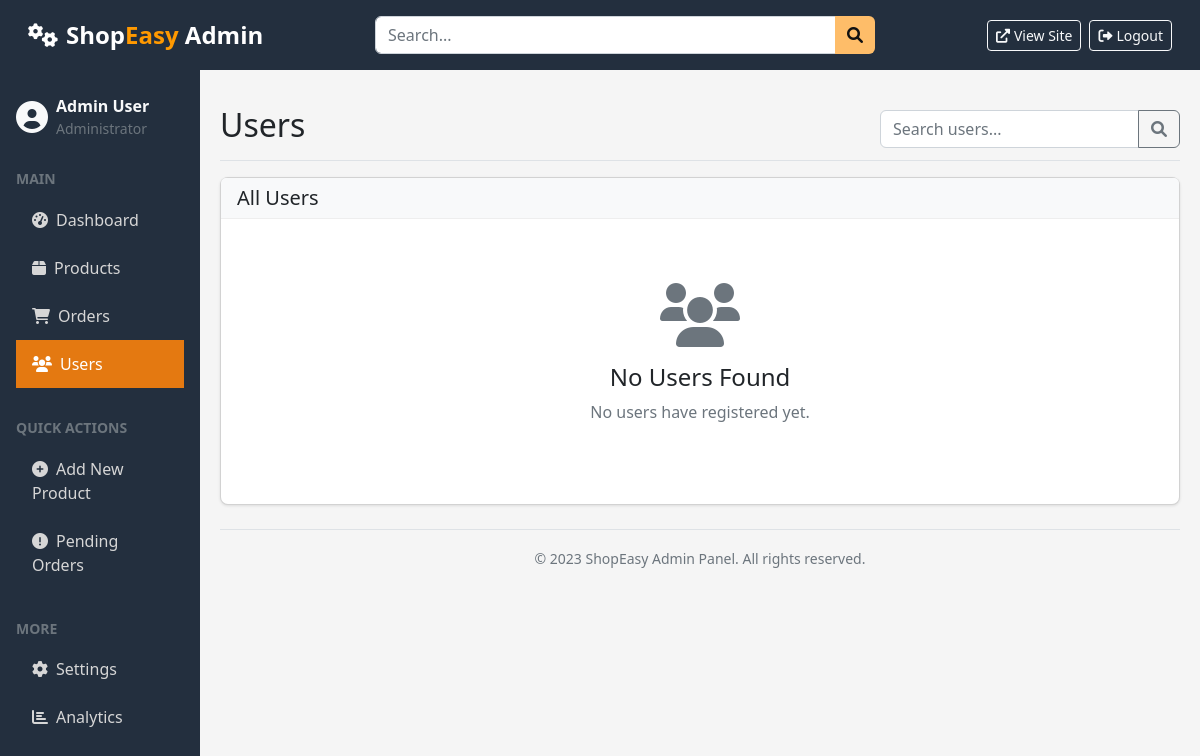
Before: /admin/users (signed in) with the older database file.
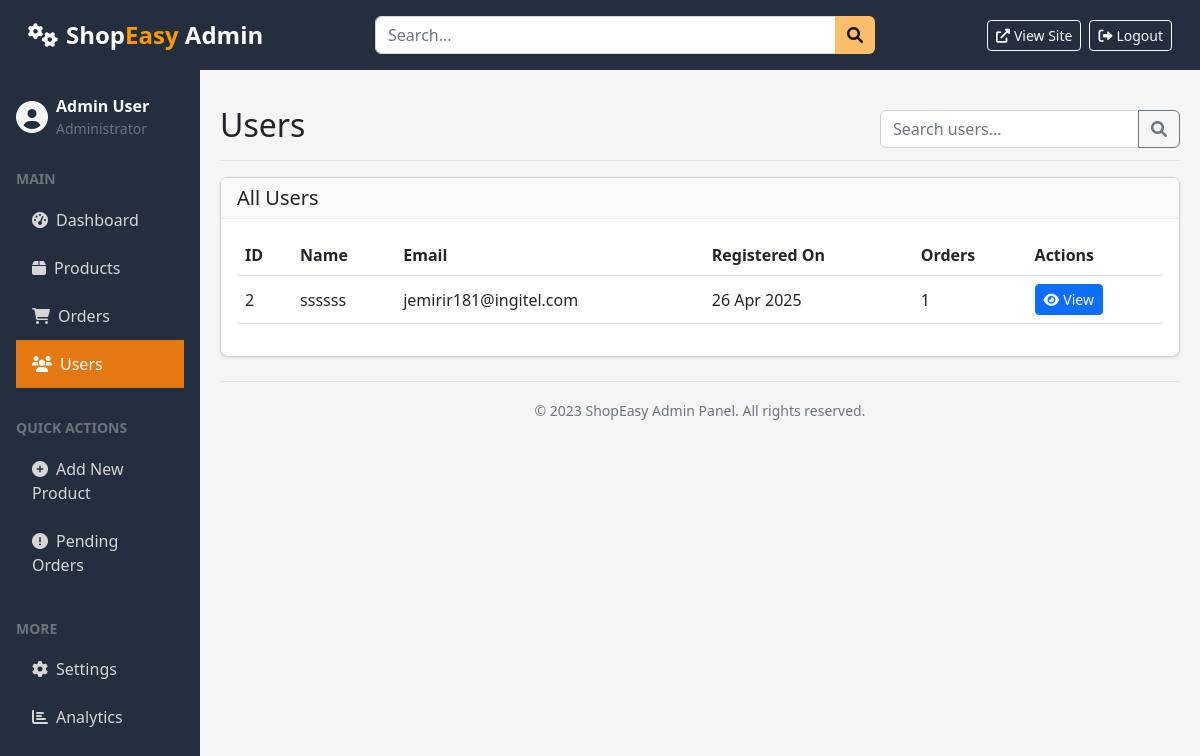
After: the same page with the newer database file.
### models.py (models this page shows, shortened)
class User(UserMixin, db.Model):
    id = db.Column(db.Integer, primary_key=True)
    name = db.Column(db.String(100), nullable=False)
    email = db.Column(db.String(120), unique=True, nullable=False)
    password = db.Column(db.String(256), nullable=False)
    is_admin = db.Column(db.Boolean, default=False)
    created_at = db.Column(db.DateTime, default=datetime.utcnow)
    addresses = db.relationship('Address', backref='user', lazy=True)
    orders = db.relationship('Order', backref='user', lazy=True)
    cart_items = db.relationship('CartItem', backref='user', lazy=True)

### routes.py (the view)
@app.route('/admin/users')
@admin_required
def admin_users():
    users = User.query.filter_by(is_admin=False).all()
    return render_template('admin/users.html', users=users)

### routes.py (called while the page is built)
def admin_required(f):
    @wraps(f)
    def decorated_function(*args, **kwargs):
        if 'user_id' not in session:
            flash('Please login to access this page', 'danger')
            return redirect(url_for('login', next=request.url))
        user = User.query.get(session['user_id'])
        if not user or not user.is_admin:
            abort(403)
        return f(*args, **kwargs)
    return decorated_function

### templates/admin/users.html (shortened to what this page needs)
{% extends 'admin/layout.html' %}
{% block content %}
<div class="d-flex justify-content-between flex-wrap flex-md-nowrap align-items-center pt-3 pb-2 mb-3 border-bottom">
    <h1 class="h2">Users</h1>
    <div class="input-group" style="width: 300px;">
        <input type="text" class="form-control" placeholder="Search users..." id="userSearch">
        <button class="btn btn-outline-secondary" type="button">
            <i class="fas fa-search"></i>
        </button>
    </div>
</div>
<div class="card">
    <div class="card-header">
        <h5 class="mb-0">All Users</h5>
    </div>
    <div class="card-body">
        {% if users %}
        <div class="table-responsive">
            <table class="table table-hover align-middle">
                <thead>
                    <tr>
                        <th>ID</th>
                        <th>Name</th>
                        <th>Email</th>
                        <th>Registered On</th>
                        <th>Orders</th>
                        <th>Actions</th>
                    </tr>
                </thead>
                <tbody>
                    {% for user in users %}
                    <tr>
                        <td>{{ user.id }}</td>
                        <td>{{ user.name }}</td>
                        <td>{{ user.email }}</td>
                        <td>{{ user.created_at.strftime('%d %b %Y') }}</td>
                        <td>{{ user.orders|length }}</td>
                        <td>
                            <a href="{{ url_for('admin_user_detail', user_id=user.id) }}" class="btn btn-sm btn-primary">
                                <i class="fas fa-eye me-1"></i>View
                            </a>
                        </td>
                    </tr>
                    {% endfor %}
                </tbody>
            </table>
        </div>
        {% else %}
        <div class="text-center py-5">
            <i class="fas fa-users fa-4x text-muted mb-3"></i>
            <h4>No Users Found</h4>
            <p class="text-muted">No users have registered yet.</p>
        </div>
        {% endif %}
    </div>
</div>
{% endblock %}

Changed rows visible on the page:
added User: id "2", name "ssssss", email "jemirir181@ingitel.com", created_at "26 Apr 2025", orders|length "1"
Other visible differences:
text no longer shown: "No Users Found No users have registered yet."
text now shown: "ID Name Email Registered On Orders Actions"
